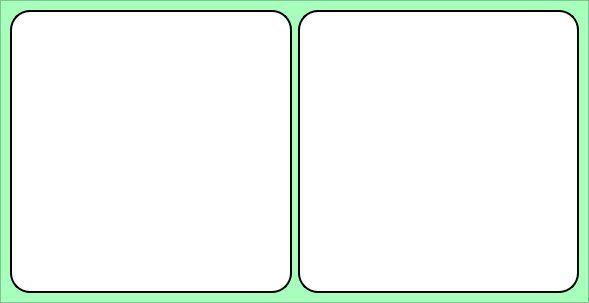
<?xml version="1.0" encoding="UTF-8"?>
<ui version="4.0">
 <class>Dialog</class>
 <widget class="QDialog" name="Dialog">
  <property name="geometry">
   <rect>
    <x>0</x>
    <y>0</y>
    <width>589</width>
    <height>303</height>
   </rect>
  </property>
  <property name="windowTitle">
   <string>Dialog</string>
  </property>
  <layout class="QVBoxLayout" name="verticalLayout" stretch="0">
   <property name="spacing">
    <number>0</number>
   </property>
   <property name="leftMargin">
    <number>0</number>
   </property>
   <property name="topMargin">
    <number>0</number>
   </property>
   <property name="rightMargin">
    <number>0</number>
   </property>
   <property name="bottomMargin">
    <number>0</number>
   </property>
   <item>
    <widget class="QFrame" name="frame">
     <property name="styleSheet">
      <string notr="true">background-color: rgb(166, 255, 187);</string>
     </property>
     <property name="frameShape">
      <enum>QFrame::StyledPanel</enum>
     </property>
     <property name="frameShadow">
      <enum>QFrame::Raised</enum>
     </property>
     <layout class="QGridLayout" name="gridLayout">
      <item row="0" column="0">
       <widget class="QFrame" name="frame_2">
        <property name="styleSheet">
         <string notr="true">QFrame{
background-color: rgb(255, 255, 255);
border-radius:20px;
border: 2px solid #000000;
}</string>
        </property>
        <property name="frameShape">
         <enum>QFrame::StyledPanel</enum>
        </property>
        <property name="frameShadow">
         <enum>QFrame::Raised</enum>
        </property>
        <layout class="QVBoxLayout" name="verticalLayout_4" stretch="5">
         <item>
          <layout class="QVBoxLayout" name="graficaedad">
           <property name="bottomMargin">
            <number>0</number>
           </property>
          </layout>
         </item>
        </layout>
       </widget>
      </item>
      <item row="0" column="1">
       <widget class="QFrame" name="frame_3">
        <property name="styleSheet">
         <string notr="true">QFrame{
background-color: rgb(255, 255, 255);
border-radius:20px;
border: 2px solid #000000;
}</string>
        </property>
        <property name="frameShape">
         <enum>QFrame::StyledPanel</enum>
        </property>
        <property name="frameShadow">
         <enum>QFrame::Raised</enum>
        </property>
        <layout class="QVBoxLayout" name="verticalLayout_5" stretch="5">
         <item>
          <layout class="QVBoxLayout" name="graficagenero">
           <property name="bottomMargin">
            <number>0</number>
           </property>
          </layout>
         </item>
        </layout>
       </widget>
      </item>
     </layout>
    </widget>
   </item>
  </layout>
 </widget>
 <resources/>
 <connections/>
</ui>
